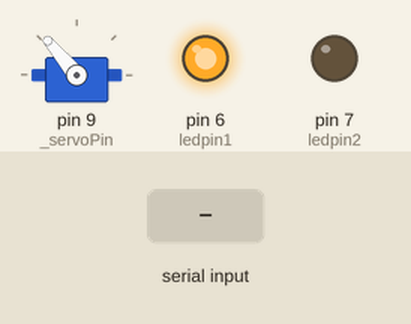
The sketch below on a simulated Arduino Uno, built with avr-gcc and run on an emulated ATmega328P. Parts: servo, output pins drawn as LEDs (lit = HIGH). The test bench sets the inputs (shaded band).

Above: at 1.2 s.
1.3 s: "30,150\n" received over the second serial link
At 2.6 s:
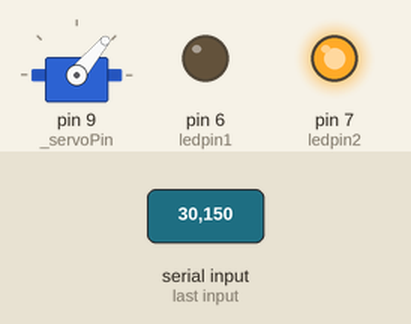
3.3 s: "1" received over the second serial link
At 4.2 s:
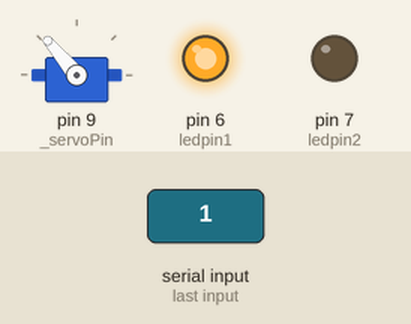
4.8 s: "0" received over the second serial link
At 5.9 s:
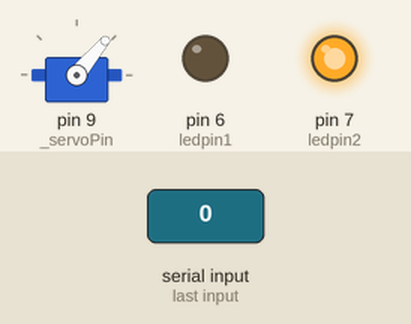
Timing chart, 0 to 7.8 s (numbered marks = the images above; inputs shaded):
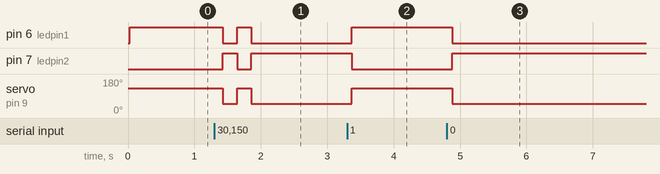

The sketch:

BlueToothDoor.ino
```cpp
//http://forum.arduino.cc/index.php/topic,17198.0.html

#include <Servo.h>
#include <SoftwareSerial.h>

Servo _doorServo;
int _angleOpen = 130;
int _angleClose = 50;

int _servoPin = 9;
int angle, signal, n, pos;

SoftwareSerial _blueTooth(10, 11); // RX, TX
int ledpin1 = 6; // led on D6 will show blink on / off
int ledpin2 = 7; // led on D7 will show blink on / off
int BluetoothData; // the data given from Computer

void setup()
{
	_blueTooth.begin(9600);
	_blueTooth.println("Enter 1 open 0 close door.");
	pinMode(ledpin1,OUTPUT);
	pinMode(ledpin2,OUTPUT);
	_doorServo.attach(_servoPin);
	_doorServo.write(_angleOpen);
	digitalWrite(ledpin1,1);
}

void loop()
{

	// put your main code here, to run repeatedly:
	if (_blueTooth.available()){
		BluetoothData=_blueTooth.read();
		if(BluetoothData=='1'){   // if number 1 pressed ....
			DoorOpen();
			_blueTooth.println("Door open.");
		}
		if (BluetoothData=='0'){// if number 0 pressed ....
			DoorClose();
			_blueTooth.println("Door close.");
		}
	}

	delay(100);// prepare for next data ...

}

void DoorOpen()
{
	digitalWrite(ledpin1,1);
	digitalWrite(ledpin2,0);
	_doorServo.write(_angleOpen);
}

void DoorClose()
{
	digitalWrite(ledpin1,0);
	digitalWrite(ledpin2,1);
	_doorServo.write(_angleClose);
}

// get three digits from serial
// ToDo - check for non-digits
int GetAngle()
{
	pos = 0;
	for(n = 0; n < 3; n++)
	{
		char ch = Serial.read();
		pos =  (pos * 10) + ch - '0' ;
	}
	Serial.print("\nYou input: ");
	Serial.println(pos);
	return (pos);
}
```

Measured:
- after the input at 1.3 s, pin 6 (ledpin1): HIGH → LOW after 0.13 s, → HIGH 0.21 s later, → LOW 0.21 s later; pin 7 (ledpin2): LOW → HIGH after 0.13 s, → LOW 0.21 s later, → HIGH 0.21 s later; servo on pin 9 (_servoPin): 130° → 50° after 0.13 s, → 130° 0.21 s later, → 50° 0.21 s later
- after the input at 3.3 s, pin 6 (ledpin1): LOW → HIGH after 0.07 s; pin 7 (ledpin2): HIGH → LOW after 0.07 s; servo on pin 9 (_servoPin): 50° → 130° after 0.07 s
- after the input at 4.8 s, pin 6 (ledpin1): HIGH → LOW after 0.08 s; pin 7 (ledpin2): LOW → HIGH after 0.08 s; servo on pin 9 (_servoPin): 130° → 50° after 0.08 s
